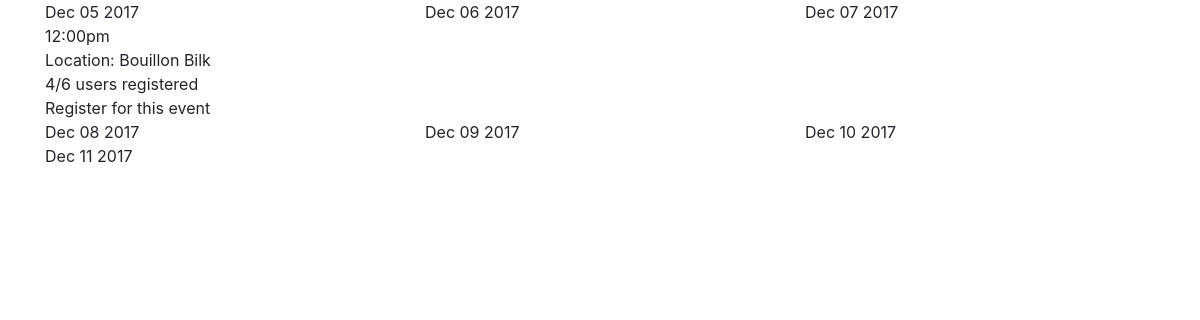
/calendar.php (signed in), run on the app's committed database.
### tables this page shows
CREATE TABLE `eventreg` (
  `ID` int(11) NOT NULL,
  `Date` datetime NOT NULL,
  `Location` int(11) DEFAULT NULL,
  `user1` int(11) DEFAULT NULL,
  `user2` int(11) DEFAULT NULL,
  `user3` int(11) DEFAULT NULL,
  `user4` int(11) DEFAULT NULL,
  `user5` int(11) DEFAULT NULL,
  `user6` int(11) DEFAULT NULL
);

CREATE TABLE `restaurants` (
  `ID` int(11) NOT NULL,
  `name` varchar(45) NOT NULL,
  `address` varchar(45) NOT NULL,
  `number` varchar(10) DEFAULT NULL
);

### calendar.php (the view, shortened to what this page needs)
<head>
    <link rel="stylesheet" href="assets/css/bootstrap.min.css">
</head>
<body>
	<div class="container"><?php
		for ($i = 0; $i <= 8; $i++) {
			if ($i == 0) {
				echo '<div class="row">';
			}
			echo '<div class="col">';
			if ($i <= 6) {
				echo date('M d Y', strtotime("+" . $i . " days")) . '<br>';
				$d = date('Y-m-d', strtotime("+" . $i . " days"));
				$q = "SELECT * FROM eventreg WHERE Date LIKE '$d%'";
				$res = mysql_query($q);
				while ($event = mysql_fetch_array($res)) {
					$eid = $event['ID'];
					$datetime = new DateTime($event['Date']);
					$q2 = "SELECT * FROM restaurants WHERE ID=" . $event['Location'];
					$res2 = mysql_query($q2);
					echo $datetime->format('g:ia') . '<br>';
					while ($loc = mysql_fetch_array($res2)) {
						echo 'Location: ' . $loc['name'] . '<br>';
					}
					$q3 = "SELECT user1, user2, user3, user4, user5, user6,
						CASE WHEN user1 IS NULL THEN 0 ELSE 1 END
						+ CASE WHEN user2 IS NULL THEN 0 ELSE 1 END
						+ CASE WHEN user3 IS NULL THEN 0 ELSE 1 END
						+ CASE WHEN user4 IS NULL THEN 0 ELSE 1 END
						+ CASE WHEN user5 IS NULL THEN 0 ELSE 1 END
						+ CASE WHEN user6 IS NULL THEN 0 ELSE 1 END
						AS empty_users
				   	FROM eventreg WHERE ID = $eid";
				   	$res3 = mysql_query($q3);
				   	while ($row = mysql_fetch_array($res3)) {
						$numReg = $row['empty_users'];
						if ($numReg >= 6) {
							echo 'This event is currently full.';
						} else {
							echo $numReg. '/6 users registered<br>';
							echo 'Register for this event';
						}
					}
				}
			}
			echo '</div>';
			if ($i == 8) {
				echo '</div>';
			}
		}
			?>
	</div>
</body>

### data on the page
eventreg: Date "12:00pm", numReg "4"
restaurants: name "Bouillon Bilk"

### other printed values
date('M d Y', strtotime("+" . $i . " days")) "Dec 05 2017"
date('M d Y', strtotime("+" . $i . " days")) "Dec 06 2017"
date('M d Y', strtotime("+" . $i . " days")) "Dec 07 2017"
date('M d Y', strtotime("+" . $i . " days")) "Dec 08 2017"
date('M d Y', strtotime("+" . $i . " days")) "Dec 09 2017"
date('M d Y', strtotime("+" . $i . " days")) "Dec 10 2017"
date('M d Y', strtotime("+" . $i . " days")) "Dec 11 2017"
